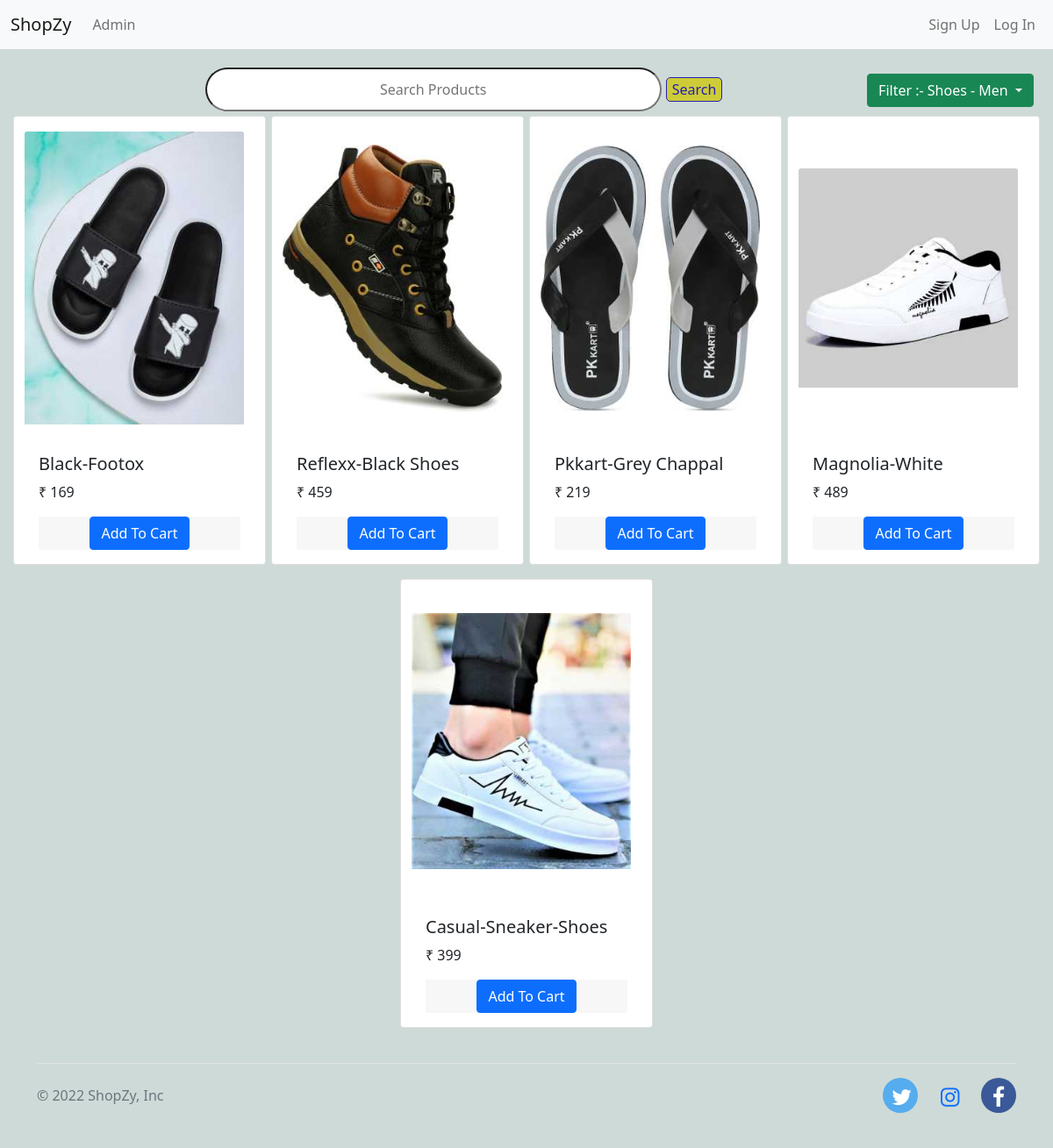
Screenshot of /?category=3 with the database file from the repository.
### Shop/models/category.py (models this page shows)
class Category (models.Model):
    name = models.CharField(max_length= 15)
    def __str__(self):
        return self.name
    @staticmethod
    def get_all_category():
        return Category.objects.all()

### Shop/models/product.py (models this page shows, shortened)
class Product(models.Model) :
    name = models.CharField(max_length = 25)
    price = models.IntegerField(default = 100)
    category = models.ForeignKey(Category, on_delete = models.CASCADE)
    description = models.CharField(max_length = 50)
    image = models.ImageField(upload_to = 'Uploads/images')
    @staticmethod
    def get_all_products():
        return Product.objects.all()
    @staticmethod
    def get_products_by_categoryId(category_id):
        if category_id :
            return Product.objects.filter(category = category_id)
        return Product.get_all_products()

### Shop/views/index.py (the view, shortened to what this page needs)
# urls.py: path('',  Index.as_view() , name = 'HomePage'),
class Index(View):
    def get(self, request):
        if not request.session.get("cart"):
            request.session["cart"] = {}
        data = {}
        products = Product.get_all_products()
        categories = Category.get_all_category()
        categoryId = request.GET.get('category')
        data['id'] = None
        searchTxt = request.GET.get('Search')
        if searchTxt :
            products = Product.get_product_by_txt(searchTxt)
            print(len(products))
        if categoryId :
            products = Product.get_products_by_categoryId(categoryId)
            data['id'] = categories[int(categoryId)-1]
        data['category'] = categories
        data['products'] = products
        data['size'] = len(products)
        print("You are : " , request.session.get('customerEmail'))
        return render(request,'index.html',data)

### Shop/templatetags/cart_qty.py (called while the page is built)
@register.filter(name="is_in_cart")
def is_in_cart(product, cart):
    keys = cart.keys()
    for key in keys :
        if int(key) == product.id and cart[key] != 0 :
            return True
    return False

### Shop/templatetags/custom_filter.py (called while the page is built)
@register.filter(name="currency")
def currency(price):
    return "₹ " + str(price)

### Shop/templates/index.html (shortened to what this page needs)
{% extends 'base.html' %}
{% load cart_qty %}
{% load custom_filter %}
{% block content %}
<div class="container-fluid mt-3">
  <div class="flex">
    <div class="text-center">
      <form action="" method="GET" value="" id="Search">
        <input type="text" name="Search" value="" placeholder="Search Products" id="search-box" />
        <div class="s-btn">
          <input type="submit" name="submit" value="Search" id="search-btn" />
        </div>
      </form>
    </div>
    <div class=" filter">
      <button type="button" class="btn f btn-success dropdown-toggle" data-bs-toggle="dropdown" aria-expanded="false">
        {% if id%}
        Filter :- {{id}}
        {% else %}
        Filter
        {% endif %}
      </button>
    </div>
  </div>
  <div class="row">
    <div id='products' class=" mx-auto">
      <div class="row mx-auto">
        {% if size == 0 %}
        <div class="no-product">
          <p class="err-msg">There are no products to show.</p>
        </div>
        {% else %}
        {% for product in products %}
        {% if 3 >= size %}
        <div class="card flex prdts" id={{product.id}} style=" width: 18rem;">
          {% else %}
          <div class="card mx-auto mb-3" id={{product.id}} style="width: 18rem;">
            {% endif %}
            <div class="img-div">
              <img src={{product.image.url}} class="card-img-top img" alt="{{product.name}}-image">
            </div>
            <div class="card-body">
              <h5 class="card-title">{{product.name}}</h5>
              <p class="card-text">{{product.price|currency}}</p>
              <div class="card-footer p-0 no-gutters">
                {% if product|is_in_cart:request.session.cart %}
                <div class="row no-gutters cart">
                  <form action="/#{{product.id}}" id="btn" method="post" class="col-2 no-gutters">
                    {% csrf_token %}
                    <input hidden type="text" name="productId" value="{{product.id}}">
                    <input hidden type="text" name="qty" value="-1">
                    <input type="submit" value="-" class="no-gutters btn btn-block
                  btn-light border">
                  </form>
                  <div class="text-center col"> {{product|cart_quantity:request.session.cart}} </div>
                  <form action="/#{{product.id}}" id="btn" method="post" class="col-2 no-gutters">
                    {% csrf_token %}
                    <input hidden type="text" name="productId" value="{{product.id}}">
                    <input hidden type="text" name="qty" value="1">
                    <input type="submit" value="+" class="no-gutters btn btn-block
                  btn-light border">
                  </form>
                </div>
                {% else %}
                <form action="/#{{product.id}}" method="post" class="btn-block">
                  <button type="submit" class="btn btn-primary">Add To Cart</button>
                </form>
                {% endif %}
              </div>
            </div>
          </div>
          {% endfor %}
          {% endif %}
        </div>
      </div>
    </div>
  </div>
  {% endblock %}

### Shop/templates/base.html (style rules this page uses)
body { background-color: rgb(206, 218, 215) }

### Shop/templates/index.html (style rules this page uses)
.flex { display: flex; justify-content: space-between; }
#Search { display: flex; justify-content: center; flex-direction: row; width: 120%; height: auto; }
#search-box { padding: 3%; margin: 5px; min-width: 140%; min-height: 200%; text-align: center; border-radius: 25px; }
.s-btn { display: flex; justify-content: center; align-items: center; }
#search-btn { border-radius: 5px; background-color: #cdcc38; color: #271eaf; height: fit-content; border: 1px solid #271eaf; }
.img { width: 250px; }
.img-div { display: flex; min-height: 23em; flex-direction: column; align-content: center; justify-content: center; }
.filter { padding: 10px; margin-bottom: + 5px; display: flex; flex-direction: row-reverse; align-items: flex-end; }
.f { position: relative; float: right; }
.card-footer { border: 0px; }
.text-center { margin: auto; }
.btn-block { text-align: center; }

### rows the page displays
Category: name "Shoes - Men"
Product: image (picture), name "Black-Footox", price "₹ 169"
Product: image (picture), name "Reflexx-Black Shoes", price "₹ 459"
Product: image (picture), name "Pkkart-Grey Chappal", price "₹ 219"
Product: image (picture), name "Magnolia-White", price "₹ 489"
Product: image (picture), name "Casual-Sneaker-Shoes", price "₹ 399"
